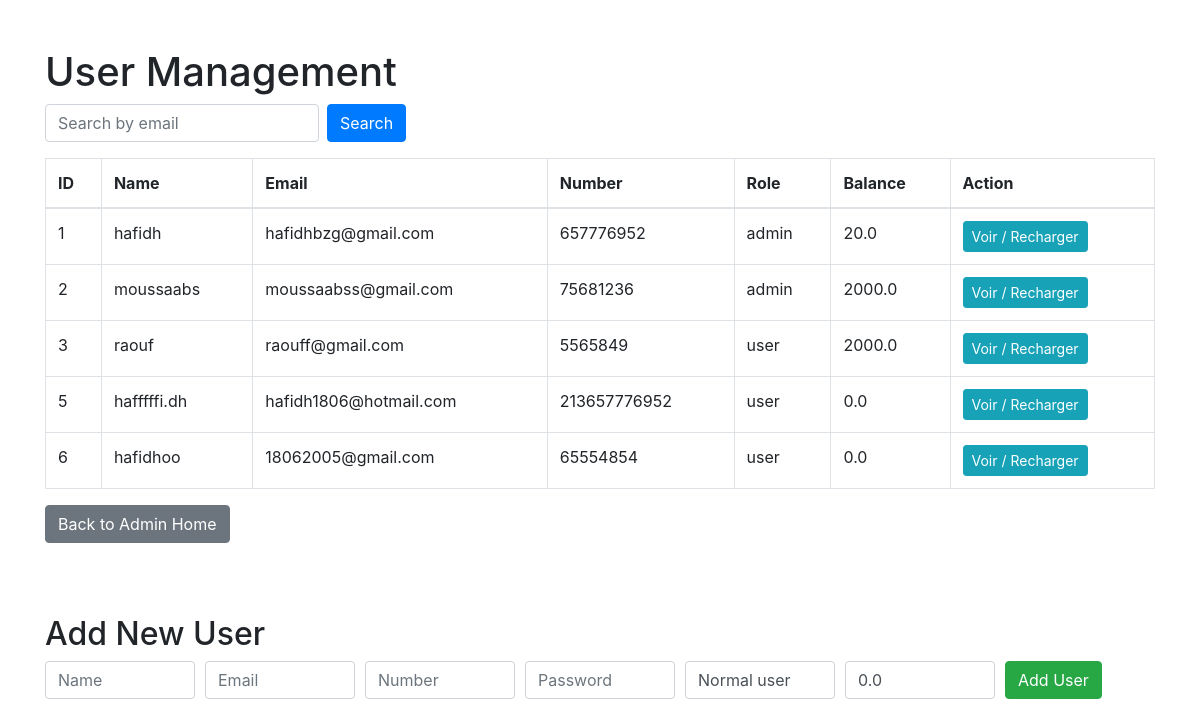
Before: /admin/users with the older database file.
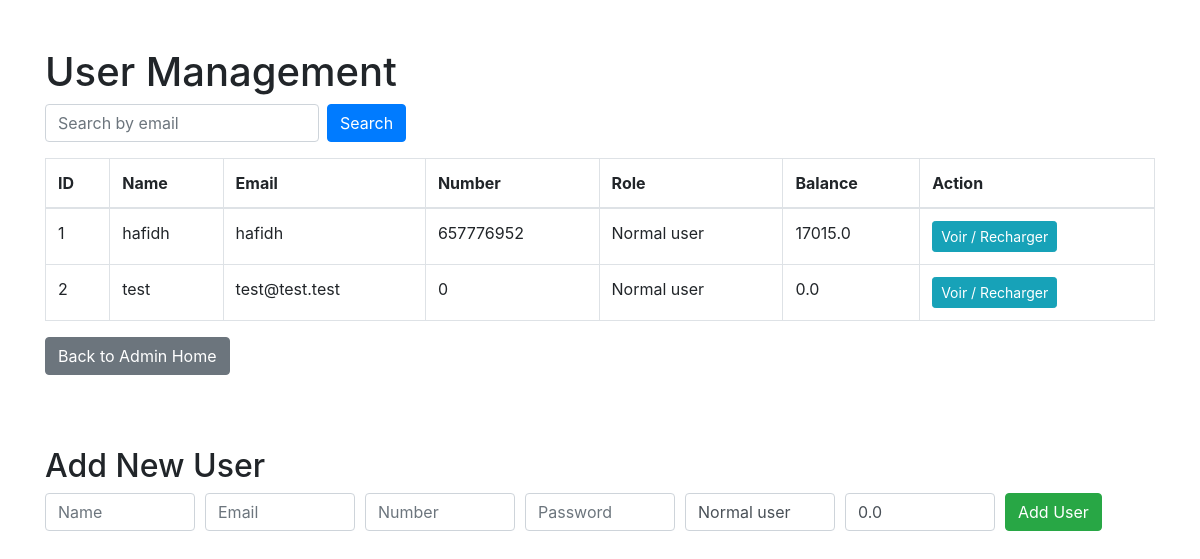
After: the same page with the newer database file.
### models.py (models this page shows)
class User(db.Model):
    __tablename__ = 'users'
    id = db.Column(db.Integer, primary_key=True)
    name = db.Column(db.String(100), nullable=False)
    email = db.Column(db.String(120), unique=True, nullable=False)
    number = db.Column(db.Integer,unique=True,nullable=False)
    password = db.Column(db.String(100), nullable=False)
    role = db.Column(db.String(20), default='Normal user')
    balance = db.Column(db.Float, default=0.0)
    bookings = db.relationship('Booking', backref='user', lazy=True)
    recharges = db.relationship('Recharge', backref='user', lazy=True)

### admin_blueprint.py (the view)
@admin_bp.route('/users')
def users_page():
    search_email = request.args.get('search_email')
    if search_email:
        users = [get_user_by_email(search_email)] if get_user_by_email(search_email) else []
    else:
        users = get_all_users()
    return render_template('users.html', users=users)

### data_access1.py (called while the page is built)
def get_all_users():
    users = User.query.all()
    result = []
    for user in users:
        balance = get_user_balance(user.id)
        result.append({
            'id': user.id,
            'name': user.name,
            'email': user.email,
            'number': user.number,
            'role': user.role,
            'balance': balance
        })
    return result

def get_user_balance(user_id):
    user = User.query.get(user_id)
    if not user:
        return 0.0
    total_recharge = db.session.query(db.func.sum(Recharge.amount)).filter_by(user_id=user_id).scalar() or 0.0
    return user.balance + total_recharge

### templates/users.html (shortened to what this page needs)
<!DOCTYPE html>
<html lang="en">
<head>
    <link rel="stylesheet" href="https://stackpath.bootstrapcdn.com/bootstrap/4.5.2/css/bootstrap.min.css">
</head>
<body>
<div class="container mt-5">
    <h1>User Management</h1>
    <form method="get" action="{{ url_for('admin_bp.users_page') }}" class="form-inline mb-3">
        <input type="email" name="search_email" class="form-control mr-2" placeholder="Search by email" value="{{ request.args.get('search_email', '') }}">
        <button type="submit" class="btn btn-primary">Search</button>
    </form>
    <table class="table table-bordered">
        <thead>
            <tr>
                <th>ID</th>
                <th>Name</th>
                <th>Email</th>
                <th>Number</th>
                <th>Role</th>
                <th>Balance</th>
                <th>Action</th>
            </tr>
        </thead>
        <tbody>
            {% for user in users %}
            <tr>
                <td>{{ user.id }}</td>
                <td>{{ user.name }}</td>
                <td>{{ user.email }}</td>
                <td>{{ user.number }}</td>
                <td>{{ user.role }}</td>
                <td>{{ user.balance }}</td>
                <td>
                    <a href="{{ url_for('admin_bp.user_detail', user_id=user.id) }}" class="btn btn-info btn-sm">Voir / Recharger</a>
                </td>
            </tr>
            {% endfor %}
        </tbody>
    </table>
    <a href="{{ url_for('admin_bp.admin_home') }}" class="btn btn-secondary mb-4">Back to Admin Home</a>
    <h2 class="mt-5">Add New User</h2>
    <form action="{{ url_for('admin_bp.create_user_admin') }}" method="POST" class="mb-4">
        <div class="form-row">
            <div class="col"><input type="text" name="name" class="form-control" placeholder="Name" required></div>
            <div class="col"><input type="email" name="email" class="form-control" placeholder="Email" required></div>
            <div class="col"><input type="number" name="number" class="form-control" placeholder="Number" required></div>
            <div class="col"><input type="password" name="password" class="form-control" placeholder="Password" required></div>
            <div class="col"><input type="text" name="role" class="form-control" placeholder="Role" value="Normal user"></div>
            <div class="col"><input type="number" step="0.01" name="balance" class="form-control" placeholder="Balance" value="0.0"></div>
            <div class="col"><button type="submit" class="btn btn-success">Add User</button></div>
        </div>
    </form>
</div>
</body>
</html>

Changed rows visible on the page:
removed User: id "3", name "raouf", email "raouff@gmail.com", number "5565849", role "user", balance "2000.0"
removed User: id "5", name "hafffffi.dh", email "hafidh1806@hotmail.com", number "213657776952", role "user", balance "0.0"
removed User: id "6", name "hafidhoo", email "18062005@gmail.com", number "65554854", role "user", balance "0.0"
changed User "hafidh": email "hafidhbzg@gmail.com" → "hafidh"; role "admin" → "Normal user"; balance "20.0" → "17015.0"
changed User id 2: name "moussaabs" → "test"; email "moussaabss@gmail.com" → "test@test.test"; number "75681236" → "0"; role "admin" → "Normal user"; balance "2000.0" → "0.0"
